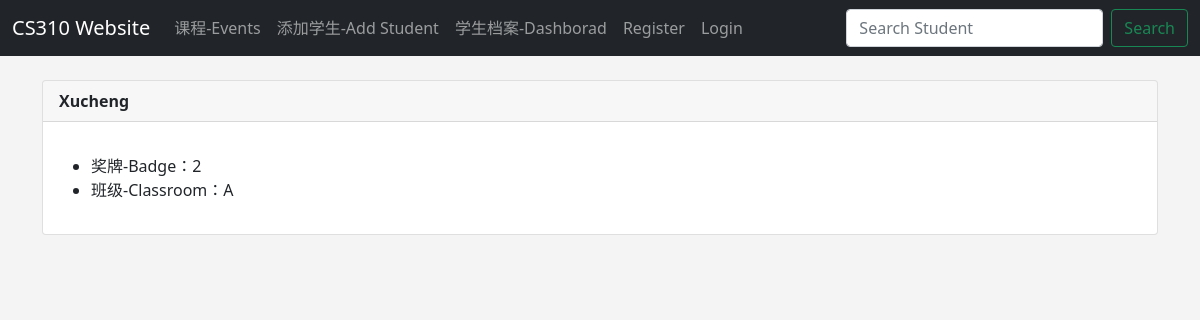
/show_student/3, run on an earlier commit of the app's database.
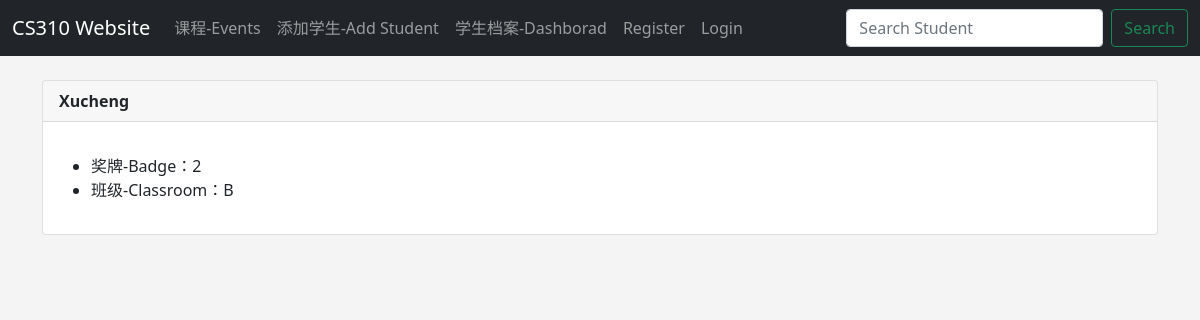
And on a later commit of the database.
### events/models.py (models this page shows)
class MyClassStudent(models.Model):
	name = models.CharField(max_length=30)
	classroom = models.ForeignKey(Classroom, blank = True, null = True, on_delete=models.CASCADE)
	badge = models.CharField(max_length=30, blank = True, null = True)
	def __str__(self):
		return self.name

class Classroom(models.Model):
	name = models.CharField('Classroom Name', max_length=120 )
	address = models.CharField(max_length=300 )
	def __str__(self):
		return self.name

### events/views.py (the view)
# urls.py: path('show_student/<student_id>', views.show_student, name = "show-student"),
def show_student(request, student_id):
	student = MyClassStudent.objects.get(pk=student_id,)
	return render(request,
		'events/show_student.html',{
		'Student':student,
		})

### events/templates/events/show_student.html
{% extends 'events/base.html' %}
{% block content %}
<div class="card">
  <div class="card-header">
    <strong>{{ Student }}</strong>
  </div>
  <div class="card-body">
    <p class="card-text">
    <ul>
	<li>奖牌-Badge：{{ Student.badge }}</li>
	<li>班级-Classroom：{{ Student.classroom }}</li>
	</ul>
    </p>
  </div>
</div>
{% endblock %}

What changed in the data, as far as the page shows it:
changed MyClassStudent "Xucheng": classroom "A" → "B"
